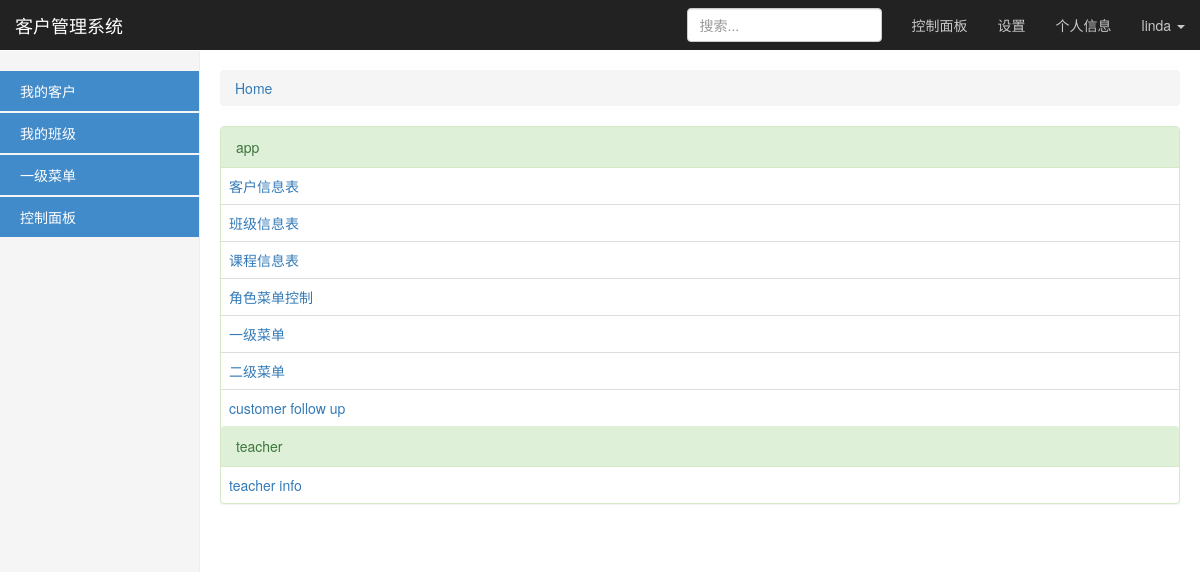
The app's page /luffyadmin/ (signed in) with its own data.
### app/models.py (models this page shows, shortened)
class Account1(AbstractBaseUser):
    email = models.EmailField(
        verbose_name='email address',
        max_length=255,
        unique=True,
    )
    name = models.CharField(max_length=32)
    role = models.ForeignKey("Role", blank=True, null=True)
    customer = models.OneToOneField("Customer", blank=True, null=True)
    is_active = models.BooleanField(default=True)
    is_admin = models.BooleanField(default=False)
    objects = MyUserManager()
    USERNAME_FIELD = 'email'
    REQUIRED_FIELDS = ['name']

class Menu(models.Model):
    name = models.CharField(max_length=64)
    url_type_choices = (
        (0, 'absolute'),
        (1, 'relative'),
    )
    url_type = models.IntegerField(choices=url_type_choices,default=1)
    url = models.CharField(max_length=128)
    order = models.SmallIntegerField(default=0)
    class Meta:
        unique_together = ('url', 'url_type')
        verbose_name = "一级菜单"
        verbose_name_plural = "一级菜单"

### luffyAdmin/views.py (the view)
def app_index(request):
    return render(request, 'luffyadmin/app_index.html', {'site': site})

### luffyAdmin/templatetags/luffyadmin_tags.py (called while the page is built)
@register.simple_tag
def get_model_verbose_name(admin_class):
    return admin_class.model._meta.verbose_name

### templates/luffyadmin/app_index.html (shortened to what this page needs)
{% extends "base.html" %}
{% load luffyadmin_tags %}
{% block content %}
    <ol class="breadcrumb">
        <li><a href="/luffyadmin/">Home</a></li>
    </ol>
    <div class="panel panel-success">
            {% for app_name, talbe_list_dict in site.registered_admins.items %}
                <div class="panel-heading">{{ app_name }}</div>
                <table class="table">
                    {% for model_name, admin_class in talbe_list_dict.items %}
                        <tr>
                            <td class="app-list">
                                <a href="{{ app_name }}/{{ model_name }}">{% get_model_verbose_name admin_class %}</a>
                            </td>
                        </tr>
                    {% endfor %}
                </table>
            {% endfor %}
    </div>
{% endblock content %}

### templates/base.html (shortened to what this page needs)
<!DOCTYPE html>
<html lang="zh-CN">
<head>
    <link href="/static/css/bootstrap.min.css" rel="stylesheet">
    <link href="/static/css/ie10-viewport-bug-workaround.css" rel="stylesheet">
    <link href="/static/css/dashboard.css" rel="stylesheet">
  </head>
  <body>
    <nav class="navbar navbar-inverse navbar-fixed-top">
      <div class="container-fluid">
        <div class="navbar-header">
          <a class="navbar-brand" href="#" style="color: white">客户管理系统</a>
        </div>
        <div id="navbar" class="navbar-collapse collapse">
          <ul class="nav navbar-nav navbar-right">
            <li><a href="/luffyadmin/" style="color: rgba(255,255,255,0.75)">控制面板</a></li>
            <li><a href="#" style="color: rgba(255,255,255,0.75)">设置</a></li>
            <li><a href="#" style="color: rgba(255,255,255,0.75)">个人信息</a></li>
            <li class="dropdown">
              <a href="#" class="dropdown-toggle" data-toggle="dropdown" role="button" aria-haspopup="true" aria-expanded="false" style="color: rgba(255,255,255,0.75)">{{ request.user.name }} <span class="caret"></span></a>
            </li>
          </ul>
          <form class="navbar-form navbar-right">
            <input type="text" class="form-control" placeholder="搜索...">
          </form>
        </div>
      </div>
    </nav>
    <div class="container-fluid">
      <div class="row">
        <div class="col-sm-3 col-md-2 sidebar">
            {%  for menu in  request.user.role.menus.all %}
                <ul class="nav nav-sidebar">
                    <li class="active">
                         <a href="{{ menu.url }}" class="header">{{ menu.name }} </a>
                    </li>
                </ul>
            {% endfor %}
        </div>
        <div class="col-sm-9 col-sm-offset-3 col-md-10 col-md-offset-2 main">
            {% block content %}{% endblock %}
        </div>
      </div>
    </div>
</body>
</html>

### static/css/dashboard.css (style rules this page uses)
body { padding-top: 50px; }
.navbar-fixed-top { border: 0; }
.sidebar { display: none; }
@media (min-width: 768px) { .sidebar { position: fixed; top: 51px; bottom: 0; left: 0; z-index: 1000; display: block; padding: 20px; overflow-x: hidden; overflow-y: auto; background-color: #f5f5f5; border-right: 1px solid #eee; } }
.nav-sidebar { margin-right: -21px; margin-bottom: 2px; margin-left: -20px; }
.nav-sidebar > li > a { padding-right: 20px; padding-left: 20px; }
.nav-sidebar > .active > a, .nav-sidebar > .active > a:hover, .nav-sidebar > .active > a:focus { color: #fff; background-color: #428bca; }
.main { padding: 20px; }
@media (min-width: 768px) { .main { padding-right: 20px; padding-left: 20px; } }

### templates/luffyadmin/app_index.html (style rules this page uses)
.app-list a { color: #337ab7; font-size: 14px; }

### records on screen
Account1: user.name "linda"
Menu: name "我的客户"
Menu: name "我的班级"
Menu: name "一级菜单"
Menu: name "控制面板"

### other values on screen
{{ app_name }} "app" "teacher"
